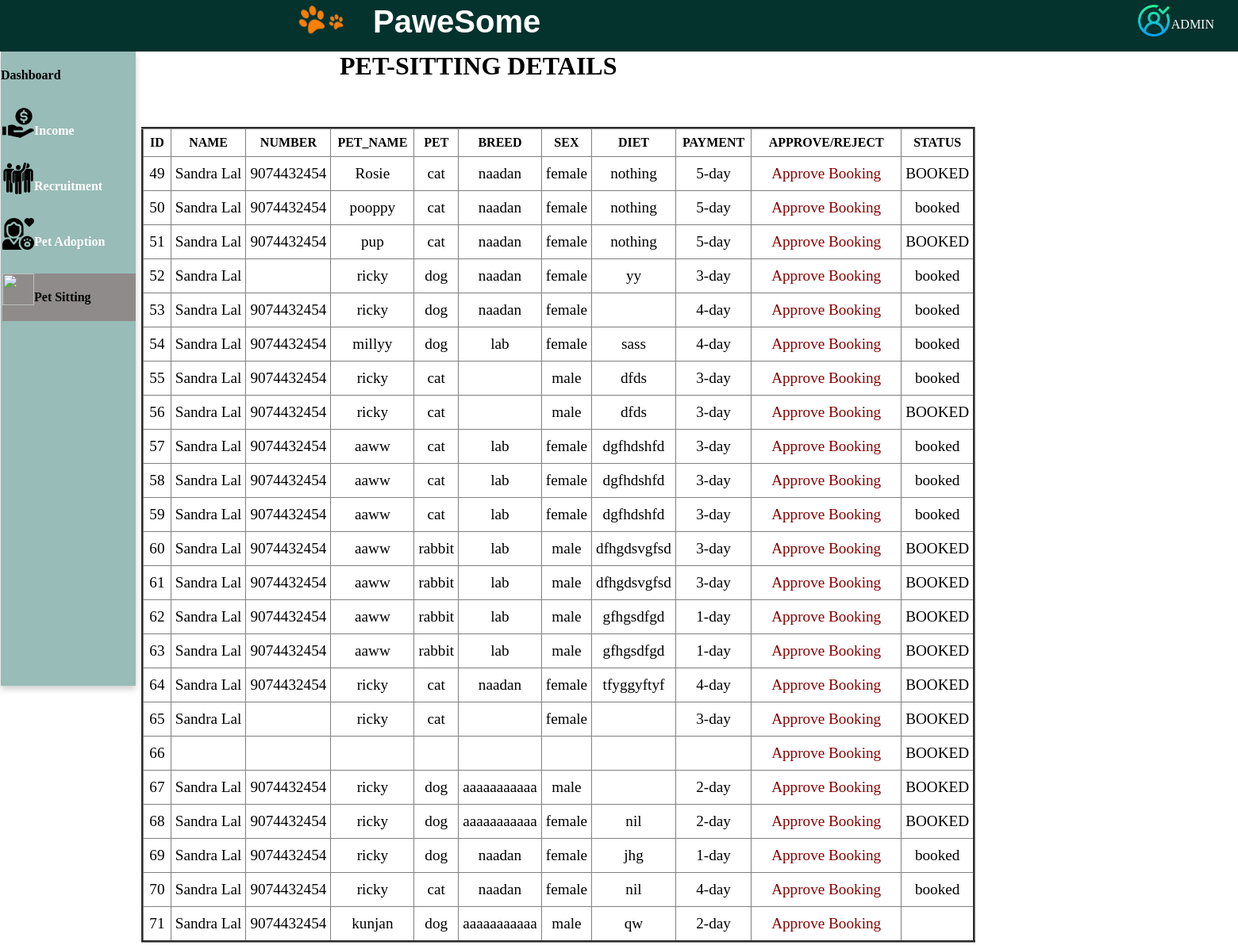
The app's page /sitting_admin.php with its own data.
### tables this page shows
CREATE TABLE `pet_sitting` (
  `sitting_id` int(11) NOT NULL,
  `name` varchar(50) DEFAULT NULL,
  `number` varchar(50) DEFAULT NULL,
  `address` varchar(50) DEFAULT NULL,
  `pet_name` varchar(30) DEFAULT NULL,
  `pets` varchar(30) DEFAULT NULL,
  `breed` varchar(30) DEFAULT NULL,
  `sex` varchar(10) DEFAULT NULL,
  `diet` varchar(50) DEFAULT NULL,
  `payment` varchar(50) DEFAULT NULL,
  `total` int(11) DEFAULT NULL,
  `status` varchar(30) DEFAULT NULL,
  `email` varchar(30) DEFAULT NULL,
  `userid` int(11) DEFAULT NULL
);

### sitting_admin.php (the view, shortened to what this page needs)
 <?php
include("connect.php");
include 'admin-header.php';
$sql="select * from pet_sitting";
$res=mysqli_query($conn,$sql);
?>
<html>
    <head>
    <link rel="stylesheet" href="admin.css">
</head>
<aside>
        <div class="dashboard">
        <a href="admin-dash.php" >Dashboard</a>
            <div class="userimg">
            <a href="income.php" > <img style="float:left" src="don.png"><span>Income </span></a>
            </div>
            <div class="userimg">
             <a class="subbtn" href="admin_volunteer.php"><img  style="float:left" src="vol.png"><span>Recruitment</span></a>
            </div>
            <div class="userimg">
            <a href="admin_pet.php">  <img   style="float:left"src="ado.png"><span>Pet Adoption</span></a>
            </div>
            <div class="userimg">
            <a href="sitting_admin.php" style=" background:rgb(143, 139, 139);
    color:black;";>   <img  style="float:left" src="sit.png"><span>Pet Sitting</span></a>
            </div>
        </div>
    </aside>
    <body >
   <div class="sitting">
<h1 > PET-SITTING DETAILS<br><br></h1>
<div class="tablesitting">
<table border=3 >
<tr>
<th >ID</th>
<th> NAME </th>
<th>NUMBER</th>
<th>PET_NAME</th>
<th>PET</th>
<th>BREED</th>
<th>SEX</th>
<th>DIET</th>
<th>PAYMENT</th>
<th>APPROVE/REJECT</th>
<th>STATUS</th>
</tr>
<?php
while($row=mysqli_fetch_assoc($res))
{
    echo
    "
    <tr><td>  " . $row["sitting_id"]."</td>".
    "<td> " . $row["name"]."</td>".
    " <td>" .$row["number"]."</td>".
    "<td> " . $row["pet_name"]."</td>".
    "<td> " . $row["pets"]."</td>".
    "<td> " . $row["breed"]."</td>".
    "<td> " . $row["sex"]."</td>".
 "<td> " . $row["diet"]."</td>".
    "<td> " . $row["payment"]."</td>".
   "<td>"."<a href='sitting_admin.php?id=". $row["sitting_id"]." 'class='btn'>Approve Booking </a>".
   "<td> " . $row["status"]."</td></tr>" ;
}
?>
</div></div>
</body>
    </html>

### admin-header.php
<html>
    <body>
    <head>
        <link rel="stylesheet" href="admin.css">
</head>
<header>
<div class="head">
        <div class="imgclass">
            <img src="logo.jpg" style="float: left">
            <span class="heading" style="float: left;">PaweSome</span>
        </div>
        <div class="logo-profile">
          <div class="userimg">
            <img src="admin.png">
             <a href="#">ADMIN</a>
            </div>
</div>
</header>
</body>
</html>

### admin.css (style rules this page uses)
.sitting { justify-content: center; width: 175vh; margin-top: 65px; margin-left: 170px; }
.sitting h1 { margin-left: 250px; }
.tablesitting table { border-collapse:collapse; }
.tablesitting th { color:black; padding: 8px; }
.tablesitting tr { padding: 30px; }
.tablesitting td { color:black; font-size: 1.2em; padding: 10px 5px; text-align: center; }
.btn { background: #fff; color: darkred; padding: 5px 20px; text-decoration: none; }
.userimg a { text-decoration: none; color: white; margin-left: 2px; margin-top: 10px; }
header { top:0px; left: 0px; margin-top:-10px; background:#04322d; width:100%; height: 75px; position:fixed; z-index: 1000; }
.head { width: 100vw; }
.heading { font-size: 40px; font-weight: 900; margin-top: 15px; color:white; font-family:'Trebuchet MS', 'Lucida Sans Unicode', 'Lucida Grande', 'Lucida Sans', Arial, sans-serif ; }
.logo-profile { float:right; margin-top: 16px; margin-right: 30px; }
.userimg { display: flex; align-items: center; }
.userimg img { float:right; display: flex; width:40px; height: 40px; }
.imgclass img { height: 110px; margin-left:350px; margin-top: -10px; margin-right: 10px; }
aside { height: 100vh; width: 16%; margin-left: -7px; float: left; position: fixed; margin-top: 0px; background: #98bcb8; box-shadow: 0 4px 8px 0 rgb(0 0 0 / 20%); }
.dashboard a { color:black; font-size: 16px; font-weight: bolder; display:block; width: 100%; line-height: 60px; text-decoration: none; box-sizing: border-box; transform: .5s; transition-property: background; }

### sitting_admin.php (style rules this page uses)
aside { width:170px; }

### records on screen
pet_sitting: sitting_id "49", name "Sandra Lal", number "9074432454", pet_name "Rosie", pets "cat", breed "naadan", sex "female", diet "nothing", payment "5-day", status "BOOKED"
pet_sitting: sitting_id "50", name "Sandra Lal", number "9074432454", pet_name "pooppy", pets "cat", breed "naadan", sex "female", diet "nothing", payment "5-day", status "booked"
pet_sitting: sitting_id "51", name "Sandra Lal", number "9074432454", pet_name "pup", pets "cat", breed "naadan", sex "female", diet "nothing", payment "5-day", status "BOOKED"
pet_sitting: sitting_id "52", name "Sandra Lal", pet_name "ricky", pets "dog", breed "naadan", sex "female", diet "yy", payment "3-day", status "booked"
pet_sitting: sitting_id "53", name "Sandra Lal", number "9074432454", pet_name "ricky", pets "dog", breed "naadan", sex "female", payment "4-day", status "booked"
pet_sitting: sitting_id "54", name "Sandra Lal", number "9074432454", pet_name "millyy", pets "dog", breed "lab", sex "female", diet "sass", payment "4-day", status "booked"
pet_sitting: sitting_id "55", name "Sandra Lal", number "9074432454", pet_name "ricky", pets "cat", sex "male", diet "dfds", payment "3-day", status "booked"
pet_sitting: sitting_id "56", name "Sandra Lal", number "9074432454", pet_name "ricky", pets "cat", sex "male", diet "dfds", payment "3-day", status "BOOKED"
pet_sitting: sitting_id "57", name "Sandra Lal", number "9074432454", pet_name "aaww", pets "cat", breed "lab", sex "female", diet "dgfhdshfd", payment "3-day", status "booked"
pet_sitting: sitting_id "58", name "Sandra Lal", number "9074432454", pet_name "aaww", pets "cat", breed "lab", sex "female", diet "dgfhdshfd", payment "3-day", status "booked"
pet_sitting: sitting_id "59", name "Sandra Lal", number "9074432454", pet_name "aaww", pets "cat", breed "lab", sex "female", diet "dgfhdshfd", payment "3-day", status "booked"
pet_sitting: sitting_id "60", name "Sandra Lal", number "9074432454", pet_name "aaww", pets "rabbit", breed "lab", sex "male", diet "dfhgdsvgfsd", payment "3-day", status "BOOKED"
pet_sitting: sitting_id "61", name "Sandra Lal", number "9074432454", pet_name "aaww", pets "rabbit", breed "lab", sex "male", diet "dfhgdsvgfsd", payment "3-day", status "BOOKED"
pet_sitting: sitting_id "62", name "Sandra Lal", number "9074432454", pet_name "aaww", pets "rabbit", breed "lab", sex "male", diet "gfhgsdfgd", payment "1-day", status "BOOKED"
pet_sitting: sitting_id "63", name "Sandra Lal", number "9074432454", pet_name "aaww", pets "rabbit", breed "lab", sex "male", diet "gfhgsdfgd", payment "1-day", status "BOOKED"
pet_sitting: sitting_id "64", name "Sandra Lal", number "9074432454", pet_name "ricky", pets "cat", breed "naadan", sex "female", diet "tfyggyftyf", payment "4-day", status "BOOKED"
pet_sitting: sitting_id "65", name "Sandra Lal", pet_name "ricky", pets "cat", sex "female", payment "3-day", status "BOOKED"
pet_sitting: sitting_id "66", status "BOOKED"
pet_sitting: sitting_id "67", name "Sandra Lal", number "9074432454", pet_name "ricky", pets "dog", breed "aaaaaaaaaaa", sex "male", payment "2-day", status "BOOKED"
pet_sitting: sitting_id "68", name "Sandra Lal", number "9074432454", pet_name "ricky", pets "dog", breed "aaaaaaaaaaa", sex "female", diet "nil", payment "2-day", status "BOOKED"
pet_sitting: sitting_id "69", name "Sandra Lal", number "9074432454", pet_name "ricky", pets "dog", breed "naadan", sex "female", diet "jhg", payment "1-day", status "booked"
pet_sitting: sitting_id "70", name "Sandra Lal", number "9074432454", pet_name "ricky", pets "cat", breed "naadan", sex "female", diet "nil", payment "4-day", status "booked"
pet_sitting: sitting_id "71", name "Sandra Lal", number "9074432454", pet_name "kunjan", pets "dog", breed "aaaaaaaaaaa", sex "male", diet "qw", payment "2-day"
